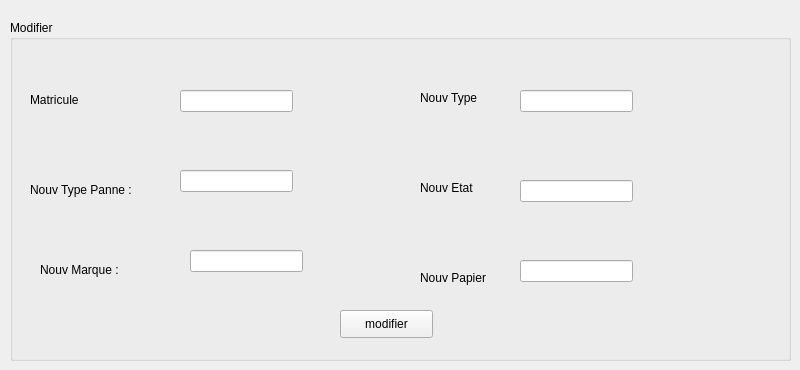
      <widget class="QWidget" name="tab_5">
       <attribute name="title">
        <string>Modifier un moy de transport</string>
       </attribute>
       <widget class="QGroupBox" name="groupBox_9">
        <property name="geometry">
         <rect>
          <x>10</x>
          <y>20</y>
          <width>781</width>
          <height>341</height>
         </rect>
        </property>
        <property name="title">
         <string>Modifier</string>
        </property>
        <widget class="QPushButton" name="pb_modifier">
         <property name="geometry">
          <rect>
           <x>330</x>
           <y>290</y>
           <width>93</width>
           <height>28</height>
          </rect>
         </property>
         <property name="text">
          <string>modifier</string>
         </property>
        </widget>
        <widget class="QLabel" name="label_42">
         <property name="geometry">
          <rect>
           <x>20</x>
           <y>70</y>
           <width>101</width>
           <height>20</height>
          </rect>
         </property>
         <property name="text">
          <string>Matricule</string>
         </property>
        </widget>
        <widget class="QLabel" name="label_43">
         <property name="geometry">
          <rect>
           <x>20</x>
           <y>160</y>
           <width>111</width>
           <height>20</height>
          </rect>
         </property>
         <property name="text">
          <string>Nouv Type Panne :</string>
         </property>
        </widget>
        <widget class="QLabel" name="label_44">
         <property name="geometry">
          <rect>
           <x>30</x>
           <y>240</y>
           <width>91</width>
           <height>20</height>
          </rect>
         </property>
         <property name="text">
          <string>Nouv Marque :</string>
         </property>
        </widget>
        <widget class="QLabel" name="label_45">
         <property name="geometry">
          <rect>
           <x>410</x>
           <y>70</y>
           <width>81</width>
           <height>16</height>
          </rect>
         </property>
         <property name="text">
          <string>Nouv Type</string>
         </property>
        </widget>
        <widget class="QLabel" name="label_46">
         <property name="geometry">
          <rect>
           <x>410</x>
           <y>160</y>
           <width>71</width>
           <height>16</height>
          </rect>
         </property>
         <property name="text">
          <string>Nouv Etat</string>
         </property>
        </widget>
        <widget class="QLabel" name="label_47">
         <property name="geometry">
          <rect>
           <x>410</x>
           <y>250</y>
           <width>81</width>
           <height>16</height>
          </rect>
         </property>
         <property name="text">
          <string>Nouv Papier</string>
         </property>
        </widget>
        <widget class="QLineEdit" name="la_matricule_2">
         <property name="geometry">
          <rect>
           <x>170</x>
           <y>70</y>
           <width>113</width>
           <height>22</height>
          </rect>
         </property>
        </widget>
        <widget class="QLineEdit" name="le_typepanne_2">
         <property name="geometry">
          <rect>
           <x>170</x>
           <y>150</y>
           <width>113</width>
           <height>22</height>
          </rect>
         </property>
        </widget>
        <widget class="QLineEdit" name="la_Marque_2">
         <property name="geometry">
          <rect>
           <x>180</x>
           <y>230</y>
           <width>113</width>
           <height>22</height>
          </rect>
         </property>
        </widget>
        <widget class="QLineEdit" name="le_type_2">
         <property name="geometry">
          <rect>
           <x>510</x>
           <y>70</y>
           <width>113</width>
           <height>22</height>
          </rect>
         </property>
        </widget>
        <widget class="QLineEdit" name="l_etat_2">
         <property name="geometry">
          <rect>
           <x>510</x>
           <y>160</y>
           <width>113</width>
           <height>22</height>
          </rect>
         </property>
        </widget>
        <widget class="QLineEdit" name="les_papiers2">
         <property name="geometry">
          <rect>
           <x>510</x>
           <y>240</y>
           <width>113</width>
           <height>22</height>
          </rect>
         </property>
        </widget>
       </widget>
      </widget>
